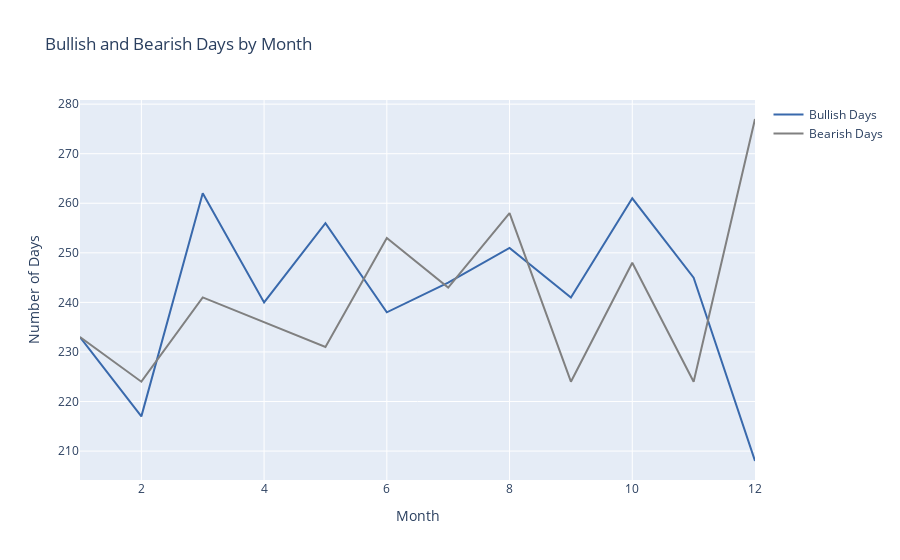

Notebook source saved alongside this figure:
### Code cell
# 2. Bullish/Bearish Days by Month (Bar and Line Chart)
fig2_bar = go.Figure()
fig2_bar.add_trace(go.Bar(
    x=["Bullish Days", "Bearish Days"],
    y=[bullish_monthly.sum(), bearish_monthly.sum()],
    marker_color=['rgb(57, 105, 172)', 'grey']
))
fig2_bar.update_layout(
    title="Bullish vs Bearish Days (Overall)",
    xaxis_title="Market Sentiment",
    yaxis_title="Number of Days",
    template="plotly_white"
)

fig2_line = go.Figure()
fig2_line.add_trace(go.Scatter(x=bullish_monthly.index, y=bullish_monthly.values, mode='lines', name='Bullish Days', line=dict(color='rgb(57, 105, 172)')))
fig2_line.add_trace(go.Scatter(x=bearish_monthly.index, y=bearish_monthly.values, mode='lines', name='Bearish Days', line=dict(color='grey')))
fig2_line.update_layout(title="Bullish and Bearish Days by Month", xaxis_title="Month", yaxis_title="Number of Days")

### Figure 1 — Plotly figure (JSON) as saved in the notebook; plotly's stock layout.template omitted (floating-point values rounded to 4 significant figures)
{"data": [{"line": {"color": "rgb(57, 105, 172)"}, "mode": "lines", "name": "Bullish Days", "type": "scatter", "x": [1, 2, 3, 4, 5, 6, 7, 8, 9, 10, 11, 12], "y": [233, 217, 262, 240, 256, 238, 244, 251, 241, 261, 245, 208]}, {"line": {"color": "grey"}, "mode": "lines", "name": "Bearish Days", "type": "scatter", "x": [1, 2, 3, 4, 5, 6, 7, 8, 9, 10, 11, 12], "y": [233, 224, 241, 236, 231, 253, 243, 258, 224, 248, 224, 277]}], "layout": {"title": {"text": "Bullish and Bearish Days by Month"}, "xaxis": {"title": {"text": "Month"}}, "yaxis": {"title": {"text": "Number of Days"}}}}
